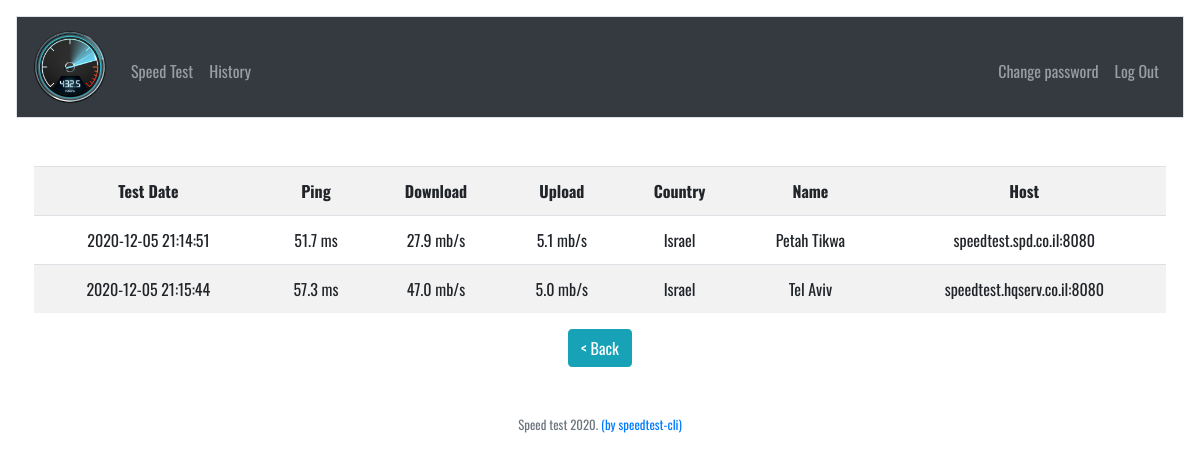
The app's page /history (signed in) with its own data.
### tables this page shows
CREATE TABLE 'history' ('id' INTEGER PRIMARY KEY AUTOINCREMENT NOT NULL, 'user_id' INTEGER NOT NULL, 'ping' numeric, 'download' numeric, 'upload' numeric, 'country' TEXT, 'name' TEXT, 'host' TEXT, date datetime NOT NULL);

### application.py (the view)
@app.route("/history")
@login_required
def history():
    data = db.execute("SELECT * FROM history WHERE user_id = :user_id", user_id=session["user_id"])
    return render_template("history.html", data=data)

### application.py (called while the page is built)
@app.after_request
def after_request(response):
    response.headers["Cache-Control"] = "no-cache, no-store, must-revalidate"
    response.headers["Expires"] = 0
    response.headers["Pragma"] = "no-cache"
    return response

### helpers.py (called while the page is built)
def login_required(f):
    @wraps(f)
    def decorated_function(*args, **kwargs):
        if session.get("user_id") is None:
            return redirect("/login")
        return f(*args, **kwargs)
    return decorated_function

### templates/history.html (shortened to what this page needs)
{% extends "layout.html" %}
{% block main %}
    <table class="table table-striped">
        <tr>
            <th scope="col">Test Date</th>
            <th scope="col">Ping</th>
            <th scope="col">Download</th>
            <th scope="col">Upload</th>
            <th scope="col">Country</th>
            <th scope="col">Name</th>
            <th class="host" scope="col">Host</th>
        </tr>
            {% for row in data %}
                <tr>
                    <td>{{ row["date"] }}</td>
                    <td>{{ "{:.1f}".format(row["ping"]) }} ms</td>
                    <td>{{ "{:.1f}".format(row["download"]) }} mb/s</td>
                    <td>{{ "{:.1f}".format(row["upload"]) }} mb/s</td>
                    <td>{{ row["country"] }}</td>
                    <td>{{ row["name"] }}</td>
                    <td class="host">{{ row["host"] }}</td>
                </tr>
            {% endfor %}
    </table>
    <a href="/">
        <button id="button" class="btn btn-info">< Back</button>
    </a>
{% endblock %}

### static/styles.css (style rules this page uses)
body { padding: 1em; font-family: "Oswald"; }

### records on screen
history: date "2020-12-05 21:14:51", ping "51.7", download "27.9", upload "5.1", country "Israel", name "Petah Tikwa", host "speedtest.spd.co.il:8080"
history: date "2020-12-05 21:15:44", ping "57.3", download "47.0", upload "5.0", country "Israel", name "Tel Aviv", host "speedtest.hqserv.co.il:8080"
